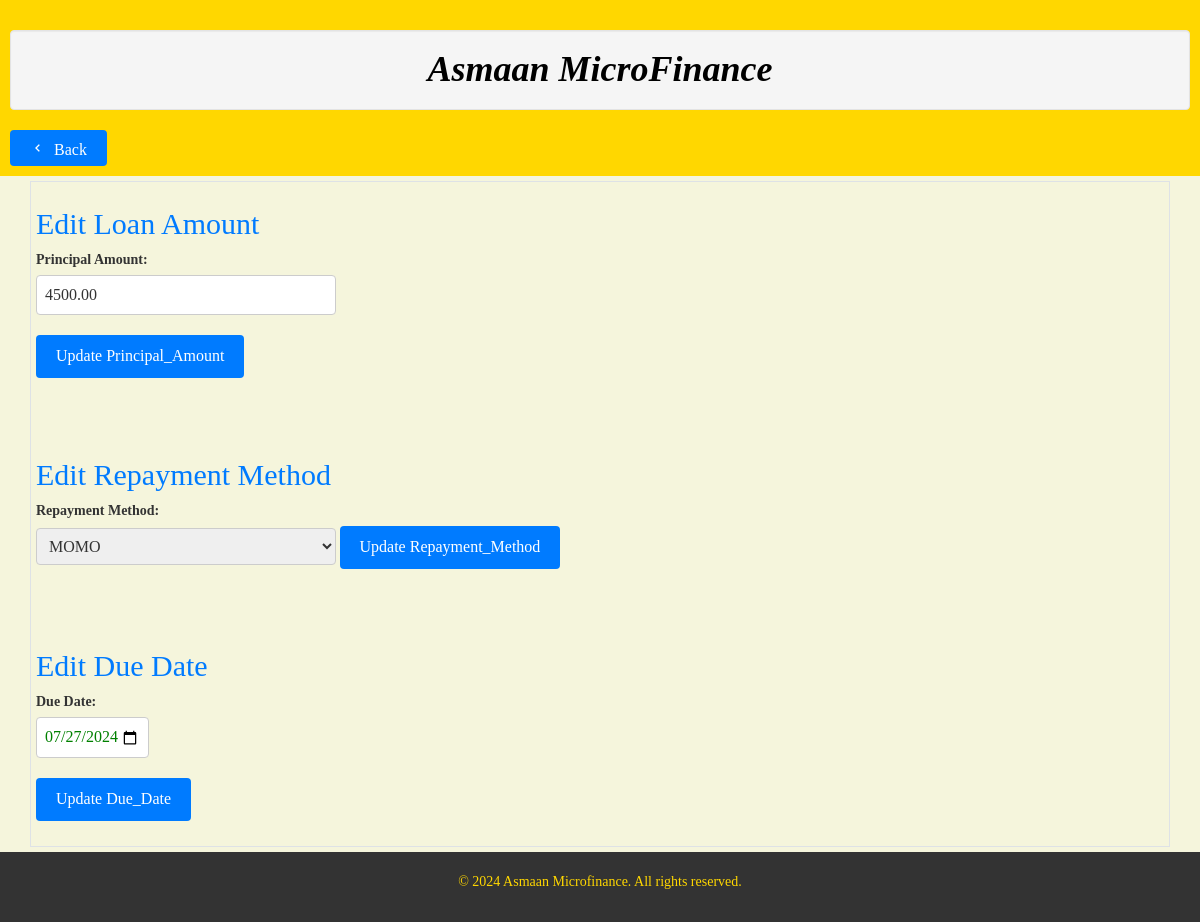
Screenshot of /microfinance/admin/edit_amount_dashboard.php?c_id=33 (signed in) with the database file from the repository.
### tables this page shows
CREATE TABLE `clients` (
  `c_id` int(11) NOT NULL,
  `rid` int(11) NOT NULL,
  `client_name` varchar(100) NOT NULL,
  `email` varchar(100) NOT NULL,
  `amount_loaned_to` decimal(11,2) NOT NULL,
  `interest_rate` decimal(11,2) NOT NULL,
  `repayment_method` varchar(20) NOT NULL,
  `date_granted_loan` date NOT NULL,
  `due_date` date NOT NULL
);

### microfinance/action/get_a_loanee_name_action.php (called while the page is built)
<?php
include '../settings/connection.php';
function get_names_by_id($c_id) {
    global $conn;
    $sql = "SELECT * FROM clients WHERE c_id = ?";
    $stmt = $conn->prepare($sql);
    if ($stmt) {
        $stmt->bind_param("i", $c_id);
        if ($stmt->execute()) {
            $result = $stmt->get_result();
            if ($result->num_rows > 0) {
                $names = $result->fetch_assoc();
                return $names;
            } else {
                return null;
            }
        } else {
            return null;
        }
    } else {
        return null;
    }
}
?>

### microfinance/admin/edit_amount_dashboard.php (the view, shortened to what this page needs)
<?php
include ("../settings/client_header.php");
include '../settings/connection.php';
include '../action/get_a_loanee_name_action.php';
echo '<link rel="stylesheet" type="text/css" href="https://unpkg.com/boxicons@2.0.9/css/boxicons.min.css">';
if (isset($_GET['c_id'])) {
    $c_id = $_GET['c_id'];
    $names = get_names_by_id($c_id);
    if ($names) {
        ?>
        <!DOCTYPE html>
        <html lang="en">
        <head>
            <link href="../css/bootstrap.min.css" rel="stylesheet">
        </head>
        <body>
            <div class="container p-2 my-2 border">
                <h2 style="color:#007bff">Edit Loan Amount</h2>
                <form action="../action/edit_amount_action.php" method="POST">
                    <label for="amount_loaned_to">Principal Amount:</label>
                    <input type="text" id="amount_loaned_to" name="amount_loaned_to" value="<?php echo $names['amount_loaned_to']; ?>" required title="Please enter an amount between 100 and 10000, optionally ending with .0 or .00" pattern="^(10000(\.0{1,2})?|[1-9][0-9]{2,3}(\.0{1,2})?)$">
<br><br>
                    <button type="submit" name="submit">Update Principal_Amount</button>
                </form>
                <br><br>
                <h2 style="color:#007bff">Edit Repayment Method</h2>
                <form action="../action/edit_repayment_action.php" method="POST">
                    <label for="repayment_method">Repayment Method:</label>
                    <select id="repayment_method" name="repayment_method" required>
                        <option value="MOMO" <?php echo $names['repayment_method'] == 'MOMO' ? 'selected' : ''; ?>>MOMO</option>
                    </select>
                    <button type="submit" name="submit">Update Repayment_Method</button>
                </form>
                <br><br>
                <h2 style="color:#007bff">Edit Due Date</h2>
                <form action="../action/edit_due_date_action.php" method="POST">
                    <label for="due_date">Due Date:</label>
                    <input type="date" id="due_date" name="due_date" value="<?php echo $names['due_date']; ?>" required style="display: inline-block; width: 10%; color:green;"><br><br>
                    <button type="submit" name="submit">Update Due_Date</button>
                </form>
            </div>
            <footer>
                <p style="color:gold">&copy; 2024 Asmaan Microfinance. All rights reserved.</p>
            </footer>
        </body>
        </html>
        <?php
    } else {
        header("Location: loan_management.php");
        exit();
    }
} else {
    echo "Error: client ID not provided.";
    exit();
}
?>

### microfinance/settings/client_header.php (style rules this page uses)
button { padding: 10px 20px; font-size: 16px; border: none; border-radius: 4px; cursor: pointer; background-color: #007bff; color: #fff; }

### microfinance/admin/edit_amount_dashboard.php (style rules this page uses)
body { max-width: 100%; font-family: Times New Roman, sans-serif; background-color: beige; display: flex; flex-direction: column; min-height: 100vh; }
form { margin-bottom: 20px; }
label { display: block; margin-bottom: 5px; }
input[type="text"], input[type="date"], select { width: 300px; padding: 8px; font-size: 16px; border: 1px solid #ccc; border-radius: 4px; }
button { padding: 10px 20px; font-size: 16px; border: none; border-radius: 4px; cursor: pointer; background-color: #007bff; color: #fff; }
.container { flex: 1; }
footer { background-color: #333; color: #fff; text-align: center; padding: 20px; }
p { color: cyan; }

### rows the page displays
clients: amount_loaned_to "4500.00", repayment_method "MOMO", due_date "07/27/2024"
